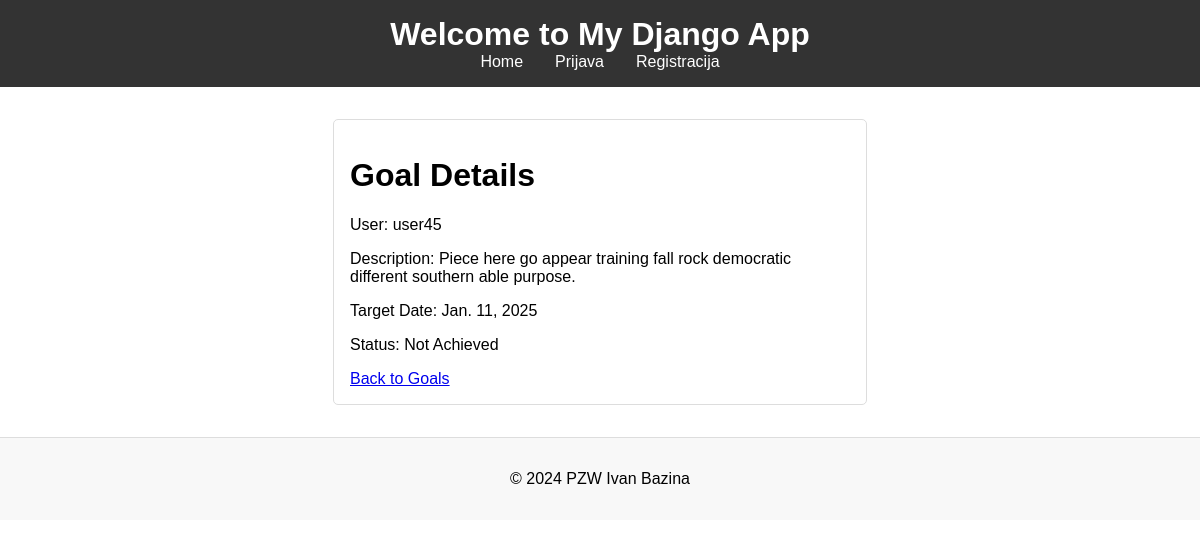
Screenshot of /goals/1/ with the database file from the repository.
### main/models.py (models this page shows, shortened)
class Goal(models.Model):
    user = models.ForeignKey(User, on_delete=models.CASCADE)
    description = models.CharField(max_length=255)
    target_date = models.DateField()
    achieved = models.BooleanField(default=False)

### main/views.py (the view)
# urls.py: path('goals/<int:pk>/', GoalDetailView.as_view(), name='goal-detail'),
class GoalDetailView(DetailView):
    model = Goal
    template_name = 'goals/goal_detail.html'
    context_object_name = 'goal'

### main/templates/goals/goal_detail.html
{% extends "base_generic.html" %}
{% block content %}
<h1>Goal Details</h1>
<p>User: {{ goal.user.username }}</p>
<p>Description: {{ goal.description }}</p>
<p>Target Date: {{ goal.target_date }}</p>
<p>Status: {{ goal.achieved|yesno:"Achieved,Not Achieved" }}</p>
<a href="{% url 'goal-list' %}">Back to Goals</a>
{% endblock %}

### main/static/css/styles.css (style rules this page uses)
body { font-family: Arial, sans-serif; margin: 0; padding: 0; }

### rows the page displays
Goal: user.username "user45", description "Piece here go appear training fall rock democratic different southern able purpose.", target_date "Jan. 11, 2025", achieved "Not Achieved"
